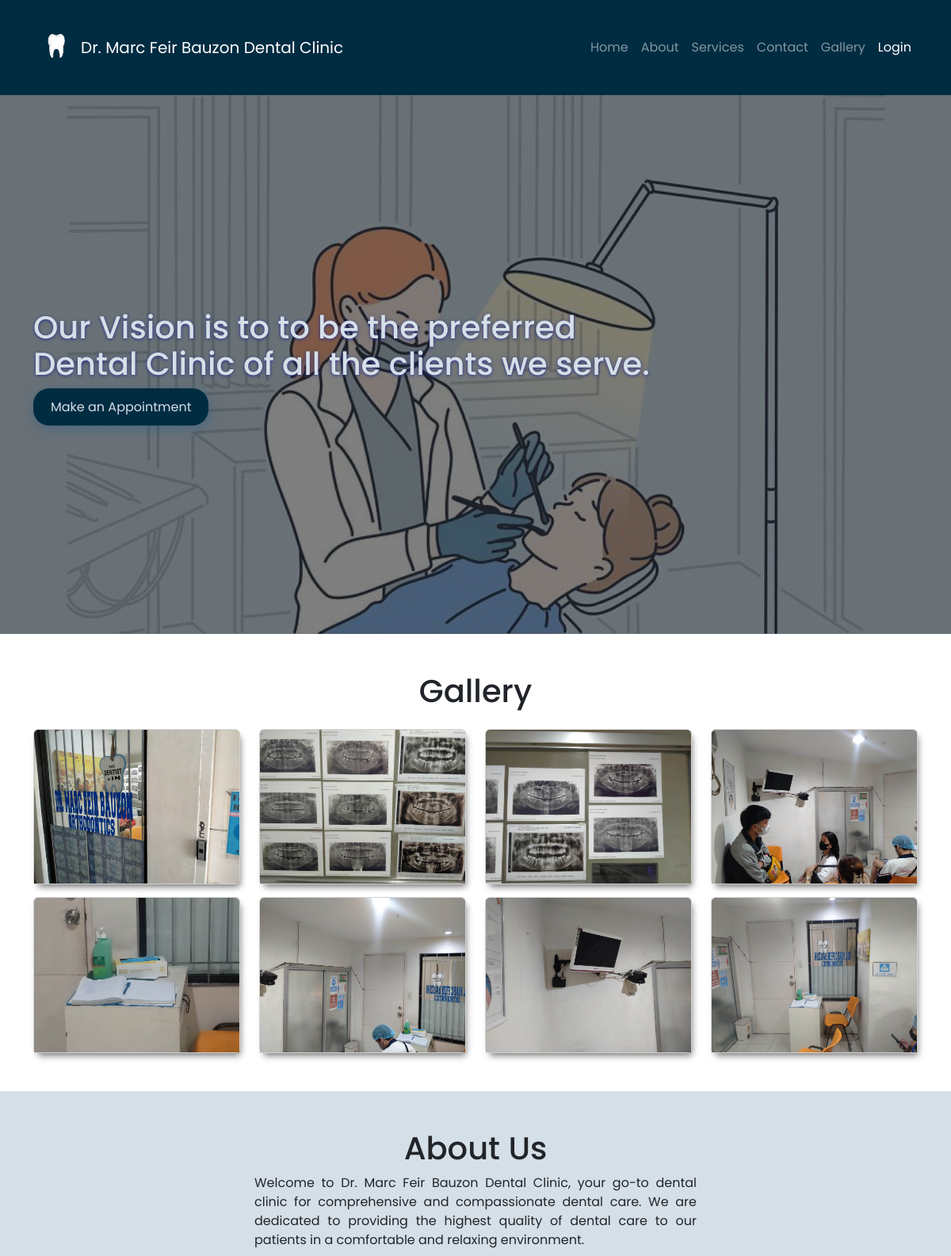
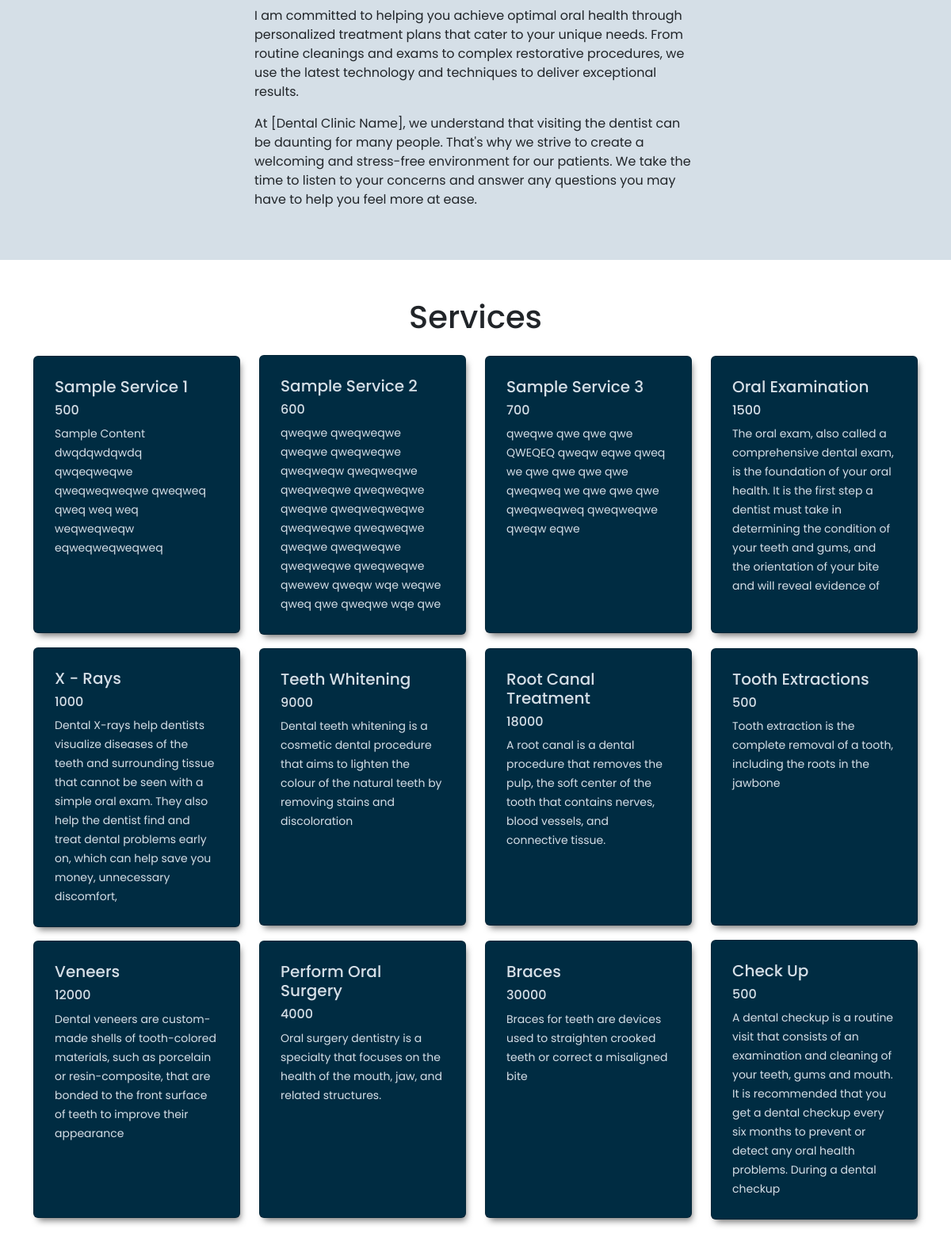
The page / (upper part) on the database its author committed (2 pictures, top to bottom).
### tables this page shows
CREATE TABLE `services` (
  `serviceId` int(11) NOT NULL,
  `service_name` varchar(250) NOT NULL,
  `fees` int(11) NOT NULL,
  `article_title` varchar(250) NOT NULL,
  `content` varchar(250) NOT NULL
);

### index.php (the view, shortened to what this page needs)
<?php
    require_once "connection.php";
?>
<!DOCTYPE html>
<html lang="en">
<head>
    <link rel="stylesheet" href="style.css">
    <link rel="stylesheet" href="https://cdnjs.cloudflare.com/ajax/libs/font-awesome/6.2.1/css/all.min.css">
    <link rel="stylesheet" href="https://cdn.jsdelivr.net/npm/bootstrap@4.0.0/dist/css/bootstrap.min.css">
</head>
<body>
    <div class="__navBar fluid-container">
        <div class="container">
            <nav class="__navBar navbar navbar-expand-lg navbar-dark">
                <a href="index.php"><img src="./img/Logo.png" class="img-fluid" alt="..." style="height: 70px; width: 60px "></a>
                <a class="navbar-brand" href="index.php">Dr. Marc Feir Bauzon Dental Clinic</a>
                <div class="collapse navbar-collapse" id="navbarNavDropdown">
                    <ul class="navbar-nav ml-auto">
                        <li class="nav-item">
                            <a class="nav-link" href="#home">Home</a>
                        </li>
                        <li class="nav-item">
                            <a class="nav-link" href="#about">About</a>
                        </li>
                        <li class="nav-item">
                            <a class="nav-link" href="#servicess">Services</a>
                        </li>
                        <li class="nav-item">
                            <a class="nav-link" href="#contact">Contact</a>
                        </li>
                        <li class="nav-item dropdown">
                            <a class="nav-link " href="#services" >
                            Gallery
                            </a>
                        </li>
                        <li class="nav-item">
                            <a class="nav-link text-white" href="login.php">Login</a>
                        </li>
                    </ul>
                </div>
            </nav>
        </div>
    </div>
    <div class="__header-con fluid-container" id="home">
        <div class="__heading-con container">
            <h1>Our Vision is to to be the preferred</h1>
            <h1 class="mb-4">Dental Clinic of all the clients we serve.</h1>
            <a href="login.php" class="__heading-link">Make an Appointment</a>
        </div>
    </div>
    <div class="__sectionTwo container-fluid" id="services">
        <div class="container">
            <h1 class="text-center mt-5">Gallery</h1>
            <div class="row">
                <div class="col-md-3 mt-3 d-flex justify-content-center align-items-center">
                    <div class="__card card" style="width: 18rem;">
                        <img class="card-img-top" src="img/pictclinic1.jpg" alt="Card image cap">
                      </div>
                </div>
                <div class="col-md-3 mt-3 d-flex justify-content-center align-items-center">
                    <div class="__card card" style="width: 18rem;">
                        <img class="card-img-top" src="img/pictclinic2.jpg" alt="Card image cap">
                      </div>
                </div>
                <div class="col-md-3 mt-3 d-flex justify-content-center align-items-center">
                    <div class="__card card" style="width: 18rem;">
                        <img class="card-img-top" src="img/pictclinic3.jpg" alt="Card image cap">
                      </div>
                </div>
                <div class="col-md-3 mt-3 d-flex justify-content-center align-items-center">
                    <div class="__card card" style="width: 18rem;">
                        <img class="card-img-top" src="img/pictclinic4.jpg" alt="Card image cap">
                      </div>
                </div>
                <div class="col-md-3 mt-3 d-flex justify-content-center align-items-center">
                    <div class="__card card" style="width: 18rem;">
                        <img class="card-img-top" src="img/pictclinic5.jpg" alt="Card image cap">
                      </div>
                </div>
                <div class="col-md-3 mt-3 d-flex justify-content-center align-items-center">
                    <div class="__card card" style="width: 18rem;">
                        <img class="card-img-top" src="img/pictclinic6.jpg" alt="Card image cap">
                      </div>
                </div>
                <div class="col-md-3 mt-3 d-flex justify-content-center align-items-center">
                    <div class="__card card" style="width: 18rem;">
                        <img class="card-img-top" src="img/pictclinic7.jpg" alt="Card image cap">
                      </div>
                </div>
                <div class="col-md-3 mt-3 d-flex justify-content-center align-items-center">
                    <div class="__card card" style="width: 18rem;">
                        <img class="card-img-top" src="img/pictclinic8.jpg" alt="Card image cap">
                      </div>
                </div>
            </div>
        </div>
    </div>
    <div class="__sectionOne container-fluid mt-5" id="about">
        <div class="container d-flex justify-content-center align-items-center">
            <div class="my-5" style="width: 50%;">
                <h1 class="text-center">About Us</h1>
                <p class="text-justify">Welcome to Dr. Marc Feir Bauzon Dental Clinic, your go-to dental clinic for comprehensive and compassionate dental care. We are dedicated to providing the highest quality of dental care to our patients in a comfortable and relaxing environment.</p>
                <p>I am committed to helping you achieve optimal oral health through personalized treatment plans that cater to your unique needs. From routine cleanings and exams to complex restorative procedures, we use the latest technology and techniques to deliver exceptional results.</p>
                <p>At [Dental Clinic Name], we understand that visiting the dentist can be daunting for many people. That's why we strive to create a welcoming and stress-free environment for our patients. We take the time to listen to your concerns and answer any questions you may have to help you feel more at ease.</p>
            </div>
            </div>
        </div>
    <div class="__sectionTwo container-fluid" id="servicess">
        <div class="container">
            <h1 class="text-center mt-5">Services</h1>
            <div class="row">
                <?php
                $sqls = "SELECT * FROM services";
                $resultss = $conn->query($sqls);
                ?>
                <?php if($resultss->num_rows > 0){?>
                    <?php while($rows = $resultss->fetch_assoc()){?>
                <div class="col-md-3 mt-3 d-flex justify-content-center align-items-center">
                    <div class="__cards card" style="width: 18rem; background-color: #002c42; color: #D5DFE7" >
                        <div class="card-body ">
                          <h5 class="card-title"><?php echo $rows['service_name'];?></h5>
                          <h6 class="card-title"><?php echo $rows['fees'];?></h6>
                          <small class="card-text"><?php echo $rows['content'];?></small>
                        </div>
                      </div>
                </div>
                <?php }?>
                <?php }?>
            </div>
        </div>
    </div>
    <link href="https://cdn.jsdelivr.net/npm/bootstrap@5.3.0-alpha1/dist/css/bootstrap.min.css" rel="stylesheet">
</body>
</html>

### style.css (style rules this page uses)
* { margin: 0; padding: 0; box-sizing: border-box; font-family: 'Poppins', sans-serif !important; scroll-behavior: smooth; }
.__navBar { display: flex; justify-content: center; align-items: center; background-color: #002c42 !important; min-height: 15vh; width: 100%; }
.__header-con { min-height: 85vh; background-color: #D5DFE7 !important; position: relative; background-image: linear-gradient(rgba(0, 0, 0, 0.5),rgba(0, 0, 0, 0.5)), url("Teeth\ examination\ and\ dentistry.jpg"); background-position: center; background-repeat: no-repeat; background-size: 100%; }
.__heading-con { position: absolute; left: 50%; top: 50%; transform: translate(-50%, -50%); }
.__heading-con h1 { line-height: 38px; color: #D5DFE7; text-shadow: 0px 1px 4px #282f8f; }
.__heading-link { padding: 12px 22px; background-color: #002c42 !important; border-radius: 20px; text-decoration: none; color: #D5DFE7; transition: 0.3s ease-in-out; box-shadow: 1px 4px 16px 0px rgba(44,94,140,0.53); -webkit-box-shadow: 1px 4px 16px 0px rgba(44,94,140,0.53); -moz-box-shadow: 1px 4px 16px 0px rgba(44,94,140,0.53); }
.__sectionOne { min-height: 300px; background-color: #D5DFE7; width: 100%; display: flex; justify-content: center; align-items: center; }
.__card { border-radius: 50px; box-shadow: 3px 6px 9px -3px rgba(0,0,0,0.55); -webkit-box-shadow: 3px 6px 9px -3px rgba(0,0,0,0.55); -moz-box-shadow: 3px 6px 9px -3px rgba(0,0,0,0.55); transition: 0.5s ease; }
.__cards { min-height: 350px; padding: 10px; border-radius: 50px; background-color: #D5DFE7; box-shadow: 3px 6px 9px -3px rgba(0,0,0,0.55); -webkit-box-shadow: 3px 6px 9px -3px rgba(0,0,0,0.55); -moz-box-shadow: 3px 6px 9px -3px rgba(0,0,0,0.55); transition: 0.5s ease; }

### rows shown on the page
services: service_name "Sample Service 1", fees "500", content "Sample Content dwqdqwdqwdq qwqeqweqwe qweqweqweqwe qweqweq qweq weq weq weqweqweqw eqweqweqweqweq"
services: service_name "Sample Service 2", fees "600", content "qweqwe qweqweqwe qweqwe qweqweqwe qweqweqw qweqweqwe qweqweqwe qweqweqwe qweqwe qweqweqweqwe qweqweqwe qweqweqwe qweqwe qweqweqwe qweqweqwe qweqweqwe qwewew qweqw wqe weqwe qweq qwe qweqwe wqe qwe"
services: service_name "Sample Service 3", fees "700", content "qweqwe qwe qwe qwe QWEQEQ qweqw eqwe qweq we qwe qwe qwe qwe qweqweq we qwe qwe qwe qweqweqweq qweqweqwe qweqw eqwe"
services: service_name "Oral Examination", fees "1500", content "The oral exam, also called a comprehensive dental exam, is the foundation of your oral health. It is the first step a dentist must take in determining the condition of your teeth and gums, and the orientation of your bite and will reveal evidence of"
services: service_name "X - Rays", fees "1000", content "Dental X-rays help dentists visualize diseases of the teeth and surrounding tissue that cannot be seen with a simple oral exam. They also help the dentist find and treat dental problems early on, which can help save you money, unnecessary discomfort,"
services: service_name "Teeth Whitening", fees "9000", content "Dental teeth whitening is a cosmetic dental procedure that aims to lighten the colour of the natural teeth by removing stains and discoloration"
services: service_name "Root Canal Treatment", fees "18000", content "A root canal is a dental procedure that removes the pulp, the soft center of the tooth that contains nerves, blood vessels, and connective tissue."
services: service_name "Tooth Extractions", fees "500", content "Tooth extraction is the complete removal of a tooth, including the roots in the jawbone"
services: service_name "Veneers", fees "12000", content "Dental veneers are custom-made shells of tooth-colored materials, such as porcelain or resin-composite, that are bonded to the front surface of teeth to improve their appearance"
services: service_name "Perform Oral Surgery", fees "4000", content "Oral surgery dentistry is a specialty that focuses on the health of the mouth, jaw, and related structures."
services: service_name "Braces", fees "30000", content "Braces for teeth are devices used to straighten crooked teeth or correct a misaligned bite"
services: service_name "Check Up", fees "500", content "A dental checkup is a routine visit that consists of an examination and cleaning of your teeth, gums and mouth. It is recommended that you get a dental checkup every six months to prevent or detect any oral health problems. During a dental checkup"
